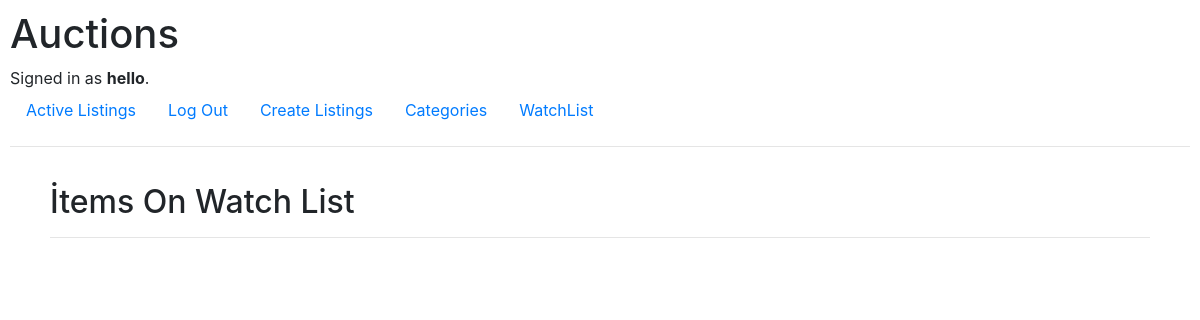
Before: /watchlist/ (signed in) with the older database file.
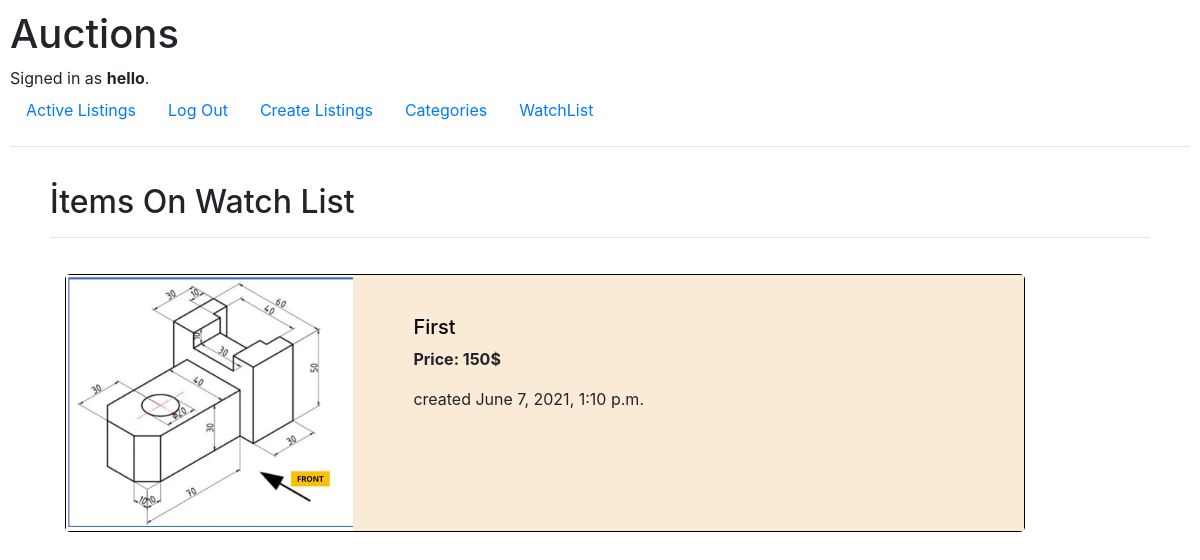
After: the same page with the newer database file.
### auctions/models.py (models this page shows, shortened)
class Listing(models.Model):
    createdby = models.ForeignKey(get_user_model(),on_delete=models.CASCADE)
    title = models.CharField(max_length=50)
    image = models.ImageField(null=True, blank=True, upload_to="images/")
    description = models.CharField(max_length=255,default="description")
    price = models.CharField(max_length=100)
    link = models.CharField(max_length=100,blank=True)
    category = models.CharField(max_length=50,default="Home")
    date = models.DateTimeField(auto_now_add=True)
    isopen = models.BooleanField(default=True)

### auctions/views.py (the view)
# urls.py: path('watchlist/',views.watchlist,name="watchlist"),
@login_required(login_url='login')
def watchlist(request):
    products = WatchLists.objects.filter(user=get_user(request))
    return render(request,"auctions/watchlist.html",{
        'products':products,
    })

### auctions/templates/auctions/watchlist.html (shortened to what this page needs)
{% extends 'auctions/layout.html' %}
{% block body %}
    <div class="items" style="padding: 20px 40px;">
        <h2>İtems On Watch List</h2>
        <hr>
        {% for product in products %}
            {% for k in product.items.all %}
        <div class="container">
            <div class="product">
                <div class="image" style="color: white;"> <img src="{{ k.image.url }}" alt="Image"> </div>
                <div class="info">
                    <a href="{% url 'detail' k.pk%}" style="color: black;"> <h5> {{ k.title }} </h5></a>
                    <p> <strong>Price: {{ k.price }}$</strong></p>
                    <p> created  {{k.date}} </p>
                </div>
            </div>
        </div>
        {% endfor %}
        {% endfor %}
    </div>
{% endblock body %}

Changed rows visible on the page:
now on this page (row edited): Listing: image (picture), title "First", price "150", date "June 7, 2021, 1:10 p.m."
